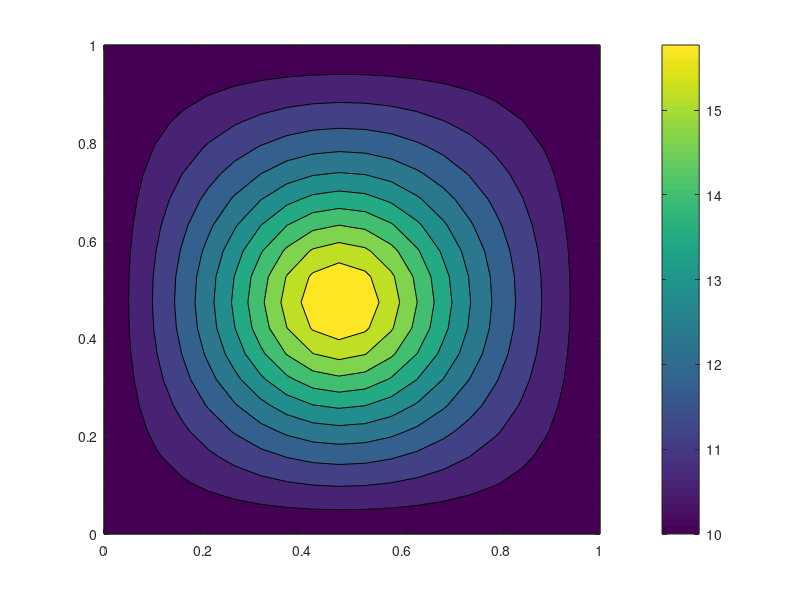
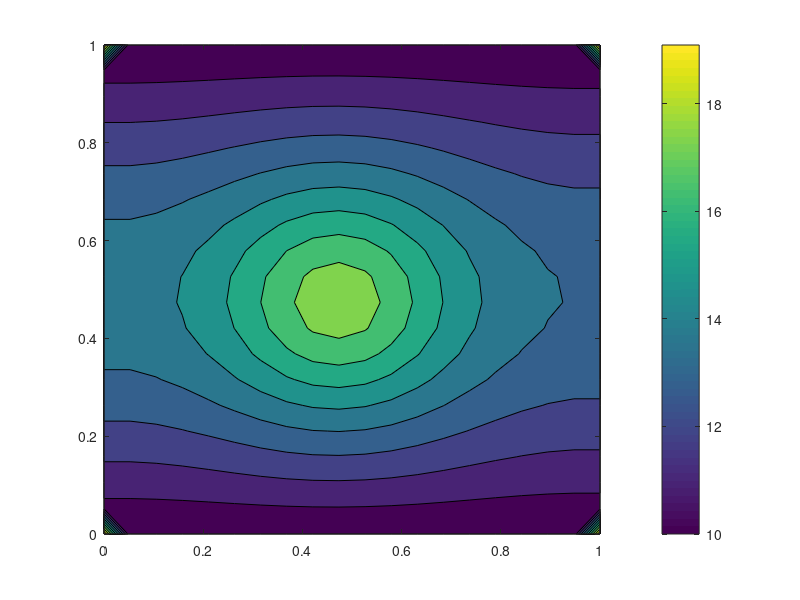
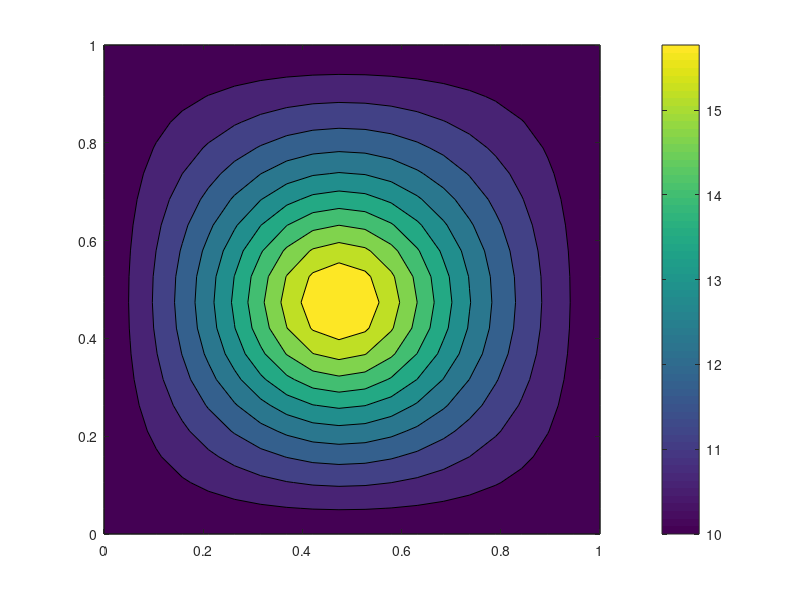

Source code (MATLAB) for these figures, in order:
% HW 7
% clear; clc;

% Part b
N = 20;
L = 1;
A = zeros(N^2,N^2);
B = zeros(N^2,1);
DBC = 10;
a = 1;
sig = 0.1;
S = @(x,y) a*exp(-( (x-0.5)^2 + (y-0.5)^2 )/( 2*sig^2 ));

delta = L/N;
x = linspace(0,L,N);
y = linspace(0,L,N);

% Apply second derivative approximation to all internal points
for j=2:N-1
	for i=2:N-1
		A(N*(j-1)+i,N*(j-1)+i) = -4;
		A(N*(j-1)+i,N*(j-1)+i-1) = 1;
		A(N*(j-1)+i,N*(j-1)+i+1) = 1;
		A(N*(j-1)+i,N*(j-1)+i-N) = 1;
		A(N*(j-1)+i,N*(j-1)+i+N) = 1;
		B(N*(j-1)+i) = -S(delta*i,delta*j);
	end
end

% Apply Dirichlet BCs
j=1; % bottom
for i=1:N
	A(N*(j-1)+i,N*(j-1)+i) = 1;
	B(N*(j-1)+i) = DBC;
end
j=N; % top
for i=1:N
	A(N*(j-1)+i,N*(j-1)+i) = 1;
	B(N*(j-1)+i) = DBC;
end
i=1; % left
for j=1:N
	A(N*(j-1)+i,N*(j-1)+i) = 1;
	B(N*(j-1)+i) = DBC;
end
i=N; % right
for j=1:N
	A(N*(j-1)+i,N*(j-1)+i) = 1;
	B(N*(j-1)+i) = DBC;
end

T_vert = inv(A)*B;
T = zeros(N,N);
for j=1:N
	for i=1:N
		T(i,j) = T_vert(N*(j-1)+i);
	end
end

figure(1); clf(1);
contourf(x,y,T');
colorbar;
saveas(1,"images/HW7_1b.png");

% Part C
A = zeros(N^2,N^2);
B = zeros(N^2,1);

% Apply second derivative approximation to all internal points
for j=2:N-1
	for i=2:N-1
		A(N*(j-1)+i,N*(j-1)+i) = -4;
		A(N*(j-1)+i,N*(j-1)+i-1) = 1;
		A(N*(j-1)+i,N*(j-1)+i+1) = 1;
		A(N*(j-1)+i,N*(j-1)+i-N) = 1;
		A(N*(j-1)+i,N*(j-1)+i+N) = 1;
		B(N*(j-1)+i) = -S(delta*i,delta*j);
	end
end

% Apply Dirichlet BCs
j=1; % bottom
for i=1:N
	A(N*(j-1)+i,N*(j-1)+i) = 1;
	B(N*(j-1)+i) = DBC;
end
j=N; % top
for i=1:N
	A(N*(j-1)+i,N*(j-1)+i) = 1;
	B(N*(j-1)+i) = DBC;
end

% Apply Neumann BCs
i=1; % left
for j=1:N
	A(N*(j-1)+i,N*(j-1)+i) = 1;
	A(N*(j-1)+i,N*(j-1)+i+1) = -1;
end
i=N; % right
for j=1:N
	A(N*(j-1)+i,N*(j-1)+i) = 1;
	A(N*(j-1)+i,N*(j-1)+i-1) = -1;
end

T_vert = inv(A)*B;
T = zeros(N,N);
for j=1:N
	for i=1:N
		T(i,j) = T_vert(N*(j-1)+i);
	end
end

figure(2); clf(2);
contourf(x,y,T');
colorbar;
saveas(2,"images/HW7_1c.png");

%Part D
figure(3);clf(3);
T = zeros(N,N);

% Apply Dirichlet BCs
T(1,:) = DBC;
T(N,:) = DBC;
T(:,1) = DBC;
T(:,N) = DBC;

% Liebmann's Method
n_iter = 10000;
tol = 1.0e-5;
T_new = T(:,:);
for n=1:n_iter
	for i=2:N-1
		for j=2:N-1
			T_new(i,j) = 1/4*( S(delta*i,delta*j) + T(i-1,j) + T(i+1,j) + T(i,j-1) + T(i,j+1) );
		end
	end
	
	res = max(abs(T_new(:)-T(:)));
	if res<tol
		break;
	end
	
	T(:,:) = T_new(:,:);
	
	if rem(n,10)==0
		contourf(x,y,T');
		colorbar;
		drawnow;
	end
end

contourf(x,y,T');
colorbar;
drawnow;
saveas(3,"images/HW7_1d.png");

wait = input("Press Enter to Exit.");
